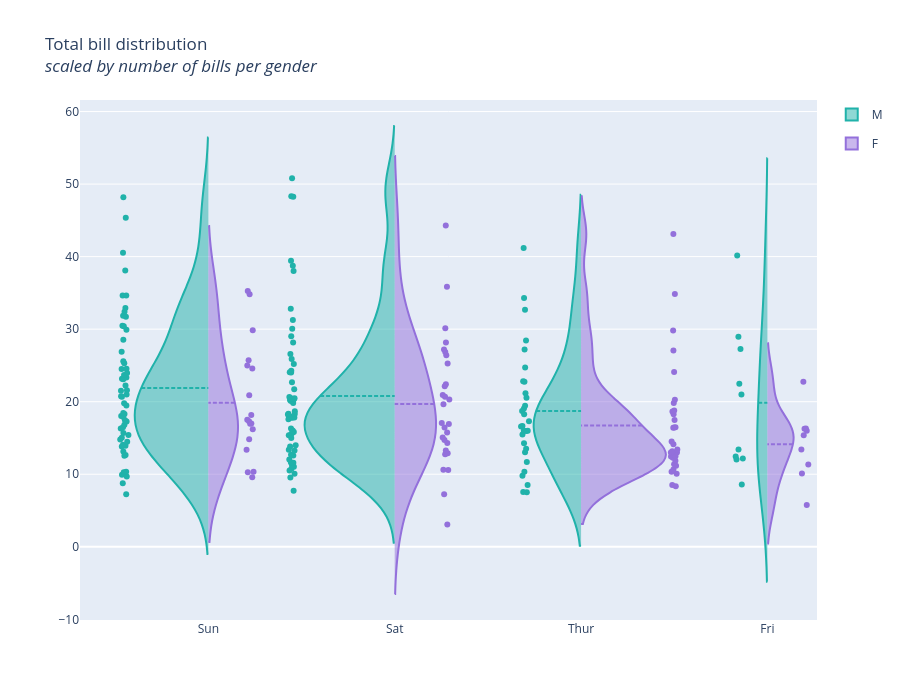

Source (notebook cell):
### Code cell
df = pd.read_csv("https://raw.githubusercontent.com/plotly/datasets/master/violin_data.csv")

pointpos_male = [-0.9,-1.1,-0.6,-0.3]
pointpos_female = [0.45,0.55,1,0.4]
show_legend = [True,False,False,False]

fig = go.Figure()

for i in range(0,len(pd.unique(df['day']))):
    fig.add_trace(
        go.Violin(
                x=df['day'][(df['sex'] == 'Male')
                & (df['day'] == pd.unique(df['day'])[i])],
                y=df['total_bill'][(df['sex'] == 'Male')
                & (df['day'] == pd.unique(df['day'])[i])],
                legendgroup='M', scalegroup='M', name='M',
                side='negative',
                pointpos=pointpos_male[i], # where to position points
                line_color='lightseagreen',
                showlegend=show_legend[i]
                 )
             )
    
    fig.add_trace(
        go.Violin(
            x=df['day'][(df['sex'] == 'Female')
            & (df['day'] == pd.unique(df['day'])[i])],
            y=df['total_bill'][(df['sex'] == 'Female')
            & (df['day'] == pd.unique(df['day'])[i])],
            legendgroup='F',
            scalegroup='F', 
            name='F',
            side='positive',
            pointpos=pointpos_female[i],
            line_color='mediumpurple',
            showlegend=show_legend[i])
             )

# update characteristics shared by all traces
fig.update_traces(
        meanline_visible=True,
        points='all', # show all points
        jitter=0.05,  # add some jitter on points for better visibility
        scalemode='count'
) #scale violin plot area with total count

fig.update_layout(
    title_text="Total bill distribution<br><i>scaled by number of bills per gender",
    violingap=0, violingroupgap=0, violinmode='overlay', height=700, width=900,
    yaxis=dict(range=[0, None])  # Remove negative values from y-axis
)

fig.show()

### Figure 1 — Plotly figure (JSON) as saved in the notebook; plotly's stock layout.template omitted (floating-point values rounded to 4 significant figures)
{"data": [{"jitter": 0.05, "legendgroup": "M", "line": {"color": "lightseagreen"}, "meanline": {"visible": true}, "name": "M", "pointpos": -0.9, "points": "all", "scalegroup": "M", "scalemode": "count", "showlegend": true, "side": "negative", "type": "violin", "x": ["Sun", "Sun", "Sun", "Sun", "Sun", "Sun", "Sun", "Sun", "Sun", "Sun", "Sun", "Sun", "Sun", "Sun", "Sun", "Sun", "Sun", "Sun", "Sun", "Sun", "Sun", "Sun", "Sun", "Sun", "Sun", "Sun", "Sun", "Sun", "Sun", "Sun", "Sun", "Sun", "Sun", "Sun", "Sun", "Sun", "Sun", "Sun", "Sun", "Sun", "Sun", "Sun", "Sun", "Sun", "Sun", "Sun", "Sun", "Sun", "Sun", "Sun", "Sun", "Sun", "Sun", "Sun", "Sun", "Sun", "Sun", "Sun"], "y": [10.34, 21.01, 23.68, 25.29, 8.77, 26.88, 15.04, 14.78, 10.27, 15.42, 18.43, 21.58, 16.29, 17.46, 13.94, 9.68, 30.4, 18.29, 22.23, 32.4, 28.55, 18.04, 12.54, 9.94, 25.56, 19.49, 38.07, 23.95, 29.93, 14.07, 13.13, 17.26, 24.55, 19.77, 48.17, 16.49, 21.5, 12.66, 13.81, 24.52, 20.76, 31.71, 7.25, 31.85, 16.82, 32.9, 17.89, 14.48, 34.63, 34.65, 23.33, 45.35, 23.17, 40.55, 20.69, 30.46, 23.1, 15.69]}, {"jitter": 0.05, "legendgroup": "F", "line": {"color": "mediumpurple"}, "meanline": {"visible": true}, "name": "F", "pointpos": 0.45, "points": "all", "scalegroup": "F", "scalemode": "count", "showlegend": true, "side": "positive", "type": "violin", "x": ["Sun", "Sun", "Sun", "Sun", "Sun", "Sun", "Sun", "Sun", "Sun", "Sun", "Sun", "Sun", "Sun", "Sun", "Sun", "Sun", "Sun", "Sun"], "y": [16.99, 24.59, 35.26, 14.83, 10.33, 16.97, 10.29, 34.81, 25.71, 17.31, 29.85, 25.0, 13.39, 16.21, 17.51, 9.6, 20.9, 18.15]}, {"jitter": 0.05, "legendgroup": "M", "line": {"color": "lightseagreen"}, "meanline": {"visible": true}, "name": "M", "pointpos": -1.1, "points": "all", "scalegroup": "M", "scalemode": "count", "showlegend": false, "side": "negative", "type": "violin", "x": ["Sat", "Sat", "Sat", "Sat", "Sat", "Sat", "Sat", "Sat", "Sat", "Sat", "Sat", "Sat", "Sat", "Sat", "Sat", "Sat", "Sat", "Sat", "Sat", "Sat", "Sat", "Sat", "Sat", "Sat", "Sat", "Sat", "Sat", "Sat", "Sat", "Sat", "Sat", "Sat", "Sat", "Sat", "Sat", "Sat", "Sat", "Sat", "Sat", "Sat", "Sat", "Sat", "Sat", "Sat", "Sat", "Sat", "Sat", "Sat", "Sat", "Sat", "Sat", "Sat", "Sat", "Sat", "Sat", "Sat", "Sat", "Sat", "Sat"], "y": [20.65, 17.92, 39.42, 19.82, 17.81, 13.37, 12.69, 21.7, 9.55, 18.35, 17.78, 24.06, 16.31, 18.69, 31.27, 16.04, 38.01, 11.24, 48.27, 20.29, 13.81, 11.02, 18.29, 17.59, 20.08, 20.23, 15.01, 12.02, 10.51, 17.92, 15.36, 20.49, 25.21, 18.24, 14.0, 50.81, 15.81, 26.59, 38.73, 24.27, 30.06, 25.89, 48.33, 28.15, 11.59, 7.74, 20.45, 13.28, 24.01, 15.69, 11.61, 10.77, 15.53, 10.07, 12.6, 32.83, 29.03, 22.67, 17.82]}, {"jitter": 0.05, "legendgroup": "F", "line": {"color": "mediumpurple"}, "meanline": {"visible": true}, "name": "F", "pointpos": 0.55, "points": "all", "scalegroup": "F", "scalemode": "count", "showlegend": false, "side": "positive", "type": "violin", "x": ["Sat", "Sat", "Sat", "Sat", "Sat", "Sat", "Sat", "Sat", "Sat", "Sat", "Sat", "Sat", "Sat", "Sat", "Sat", "Sat", "Sat", "Sat", "Sat", "Sat", "Sat", "Sat", "Sat", "Sat", "Sat", "Sat", "Sat", "Sat"], "y": [20.29, 15.77, 19.65, 15.06, 20.69, 16.93, 26.41, 16.45, 3.07, 17.07, 26.86, 25.28, 14.73, 44.3, 22.42, 20.92, 14.31, 7.25, 10.59, 10.63, 12.76, 13.27, 28.17, 12.9, 30.14, 22.12, 35.83, 27.18]}, {"jitter": 0.05, "legendgroup": "M", "line": {"color": "lightseagreen"}, "meanline": {"visible": true}, "name": "M", "pointpos": -0.6, "points": "all", "scalegroup": "M", "scalemode": "count", "showlegend": false, "side": "negative", "type": "violin", "x": ["Thur", "Thur", "Thur", "Thur", "Thur", "Thur", "Thur", "Thur", "Thur", "Thur", "Thur", "Thur", "Thur", "Thur", "Thur", "Thur", "Thur", "Thur", "Thur", "Thur", "Thur", "Thur", "Thur", "Thur", "Thur", "Thur", "Thur", "Thur", "Thur", "Thur"], "y": [27.2, 22.76, 17.29, 19.44, 16.66, 32.68, 15.98, 13.03, 18.28, 24.71, 21.16, 11.69, 14.26, 15.95, 8.52, 22.82, 19.08, 16.0, 34.3, 41.19, 9.78, 7.51, 28.44, 15.48, 16.58, 7.56, 10.34, 13.51, 18.71, 20.53]}, {"jitter": 0.05, "legendgroup": "F", "line": {"color": "mediumpurple"}, "meanline": {"visible": true}, "name": "F", "pointpos": 1, "points": "all", "scalegroup": "F", "scalemode": "count", "showlegend": false, "side": "positive", "type": "violin", "x": ["Thur", "Thur", "Thur", "Thur", "Thur", "Thur", "Thur", "Thur", "Thur", "Thur", "Thur", "Thur", "Thur", "Thur", "Thur", "Thur", "Thur", "Thur", "Thur", "Thur", "Thur", "Thur", "Thur", "Thur", "Thur", "Thur", "Thur", "Thur", "Thur", "Thur", "Thur", "Thur"], "y": [10.07, 34.83, 10.65, 12.43, 24.08, 13.42, 12.48, 29.8, 14.52, 11.38, 20.27, 11.17, 12.26, 18.26, 8.51, 10.33, 14.15, 13.16, 17.47, 27.05, 16.43, 8.35, 18.64, 11.87, 19.81, 43.11, 13.0, 12.74, 13.0, 16.4, 16.47, 18.78]}, {"jitter": 0.05, "legendgroup": "M", "line": {"color": "lightseagreen"}, "meanline": {"visible": true}, "name": "M", "pointpos": -0.3, "points": "all", "scalegroup": "M", "scalemode": "count", "showlegend": false, "side": "negative", "type": "violin", "x": ["Fri", "Fri", "Fri", "Fri", "Fri", "Fri", "Fri", "Fri", "Fri", "Fri"], "y": [28.97, 22.49, 40.17, 27.28, 12.03, 21.01, 12.46, 12.16, 8.58, 13.42]}, {"jitter": 0.05, "legendgroup": "F", "line": {"color": "mediumpurple"}, "meanline": {"visible": true}, "name": "F", "pointpos": 0.4, "points": "all", "scalegroup": "F", "scalemode": "count", "showlegend": false, "side": "positive", "type": "violin", "x": ["Fri", "Fri", "Fri", "Fri", "Fri", "Fri", "Fri", "Fri", "Fri"], "y": [5.75, 16.32, 22.75, 11.35, 15.38, 13.42, 15.98, 16.27, 10.09]}], "layout": {"height": 700, "title": {"text": "Total bill distribution<br><i>scaled by number of bills per gender"}, "violingap": 0, "violingroupgap": 0, "violinmode": "overlay", "width": 900, "yaxis": {"range": [0, null]}}}
